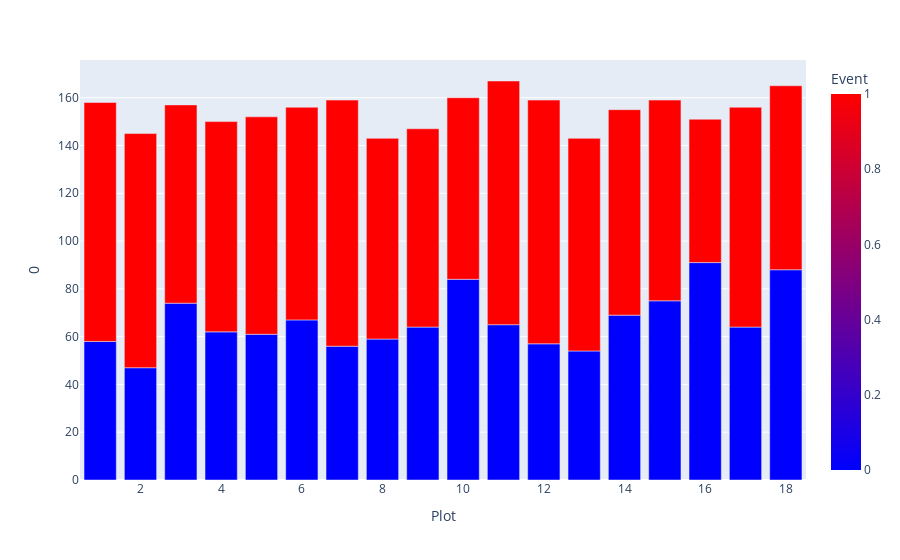
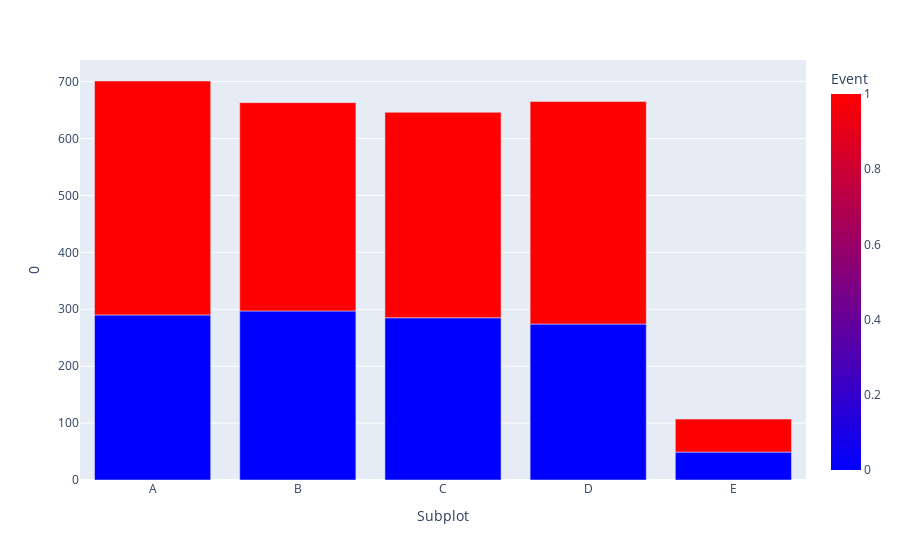
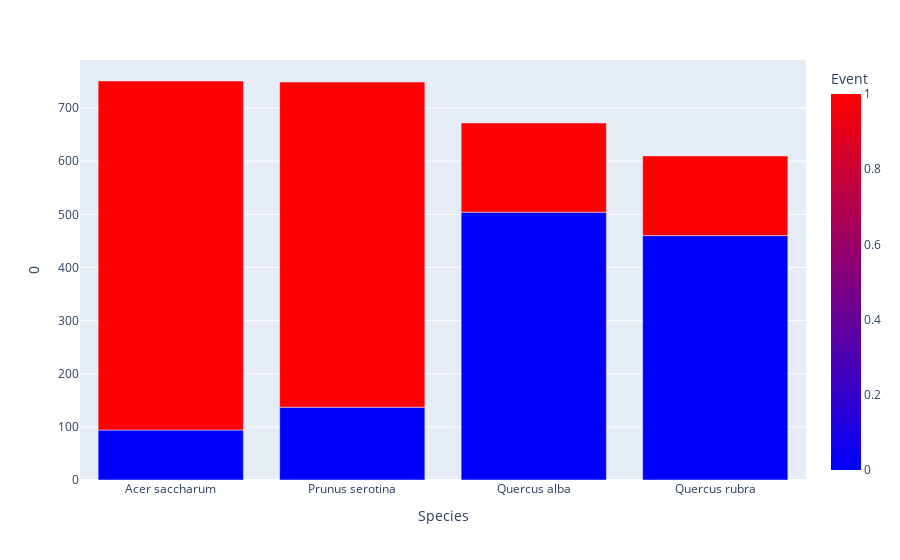
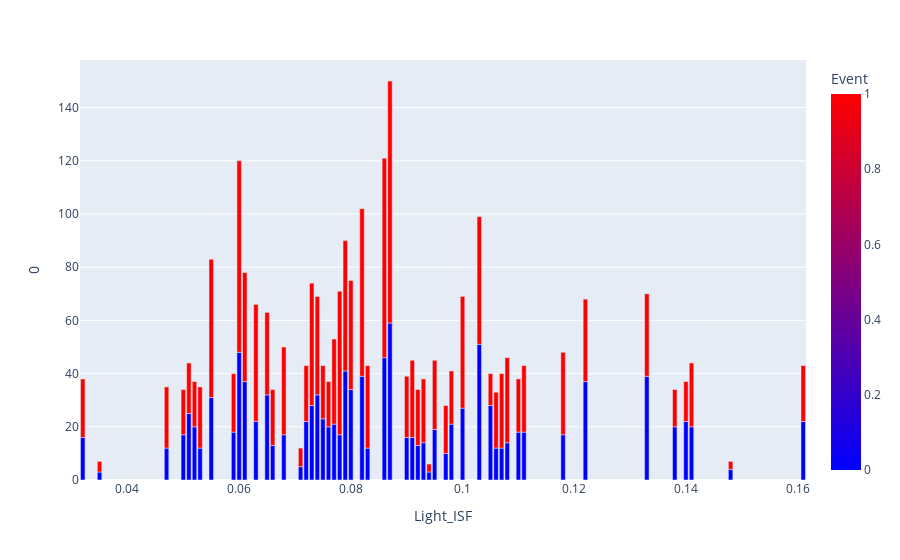

These figures' notebook cell, in order:
### Code cell
for column in ['Plot', 'Subplot', 'Species', 'Light_ISF', 'Light_Cat', 'Core', 'Soil',
       'Adult', 'Sterile', 'Conspecific', 'Myco', 'SoilMyco', 'PlantDate', 
               'Census', 'Time', ]:
    bar(data_frame=df[[column, 'Event']].groupby(by=[column, 'Event']).size().reset_index(), x=column, y=0, color='Event',
     color_continuous_scale='bluered').show()

### Figure 1 — Plotly figure (JSON) as saved in the notebook; plotly's stock layout.template omitted (floating-point values rounded to 4 significant figures)
{"data": [{"alignmentgroup": "True", "hovertemplate": "Plot=%{x}<br>0=%{y}<br>Event=%{marker.color}<extra></extra>", "legendgroup": "", "marker": {"color": [0, 1, 0, 1, 0, 1, 0, 1, 0, 1, 0, 1, 0, 1, 0, 1, 0, 1, 0, 1, 0, 1, 0, 1, 0, 1, 0, 1, 0, 1, 0, 1, 0, 1, 0, 1], "coloraxis": "coloraxis", "pattern": {"shape": ""}}, "name": "", "offsetgroup": "", "orientation": "v", "showlegend": false, "textposition": "auto", "type": "bar", "x": [1, 1, 2, 2, 3, 3, 4, 4, 5, 5, 6, 6, 7, 7, 8, 8, 9, 9, 10, 10, 11, 11, 12, 12, 13, 13, 14, 14, 15, 15, 16, 16, 17, 17, 18, 18], "xaxis": "x", "y": [58, 100, 47, 98, 74, 83, 62, 88, 61, 91, 67, 89, 56, 103, 59, 84, 64, 83, 84, 76, 65, 102, 57, 102, 54, 89, 69, 86, 75, 84, 91, 60, 64, 92, 88, 77], "yaxis": "y"}], "layout": {"barmode": "relative", "coloraxis": {"colorbar": {"title": {"text": "Event"}}, "colorscale": [[0, "rgb(0,0,255)"], [1, "rgb(255,0,0)"]]}, "legend": {"tracegroupgap": 0}, "margin": {"t": 60}, "xaxis": {"anchor": "y", "domain": [0, 1], "title": {"text": "Plot"}}, "yaxis": {"anchor": "x", "domain": [0, 1], "title": {"text": "0"}}}}

### Figure 2 — Plotly figure (JSON) as saved in the notebook; plotly's stock layout.template omitted (floating-point values rounded to 4 significant figures)
{"data": [{"alignmentgroup": "True", "hovertemplate": "Subplot=%{x}<br>0=%{y}<br>Event=%{marker.color}<extra></extra>", "legendgroup": "", "marker": {"color": [0, 1, 0, 1, 0, 1, 0, 1, 0, 1], "coloraxis": "coloraxis", "pattern": {"shape": ""}}, "name": "", "offsetgroup": "", "orientation": "v", "showlegend": false, "textposition": "auto", "type": "bar", "x": ["A", "A", "B", "B", "C", "C", "D", "D", "E", "E"], "xaxis": "x", "y": [290, 411, 297, 366, 285, 361, 274, 391, 49, 58], "yaxis": "y"}], "layout": {"barmode": "relative", "coloraxis": {"colorbar": {"title": {"text": "Event"}}, "colorscale": [[0, "rgb(0,0,255)"], [1, "rgb(255,0,0)"]]}, "legend": {"tracegroupgap": 0}, "margin": {"t": 60}, "xaxis": {"anchor": "y", "domain": [0, 1], "title": {"text": "Subplot"}}, "yaxis": {"anchor": "x", "domain": [0, 1], "title": {"text": "0"}}}}

### Figure 3 — Plotly figure (JSON) as saved in the notebook; plotly's stock layout.template omitted (floating-point values rounded to 4 significant figures)
{"data": [{"alignmentgroup": "True", "hovertemplate": "Species=%{x}<br>0=%{y}<br>Event=%{marker.color}<extra></extra>", "legendgroup": "", "marker": {"color": [0, 1, 0, 1, 0, 1, 0, 1], "coloraxis": "coloraxis", "pattern": {"shape": ""}}, "name": "", "offsetgroup": "", "orientation": "v", "showlegend": false, "textposition": "auto", "type": "bar", "x": ["Acer saccharum", "Acer saccharum", "Prunus serotina", "Prunus serotina", "Quercus alba", "Quercus alba", "Quercus rubra", "Quercus rubra"], "xaxis": "x", "y": [94, 657, 137, 612, 504, 168, 460, 150], "yaxis": "y"}], "layout": {"barmode": "relative", "coloraxis": {"colorbar": {"title": {"text": "Event"}}, "colorscale": [[0, "rgb(0,0,255)"], [1, "rgb(255,0,0)"]]}, "legend": {"tracegroupgap": 0}, "margin": {"t": 60}, "xaxis": {"anchor": "y", "domain": [0, 1], "title": {"text": "Species"}}, "yaxis": {"anchor": "x", "domain": [0, 1], "title": {"text": "0"}}}}

### Figure 4 — Plotly figure (JSON) as saved in the notebook; plotly's stock layout.template omitted (floating-point values rounded to 4 significant figures)
{"data": [{"alignmentgroup": "True", "hovertemplate": "Light_ISF=%{x}<br>0=%{y}<br>Event=%{marker.color}<extra></extra>", "legendgroup": "", "marker": {"color": [0, 1, 0, 1, 0, 1, 0, 1, 0, 1, 0, 1, 0, 1, 0, 1, 0, 1, 0, 1, 0, 1, 0, 1, 0, 1, 0, 1, 0, 1, 0, 1, 0, 1, 0, 1, 0, 1, 0, 1, 0, 1, 0, 1, 0, 1, 0, 1, 0, 1, 0, 1, 0, 1, 0, 1, 0, 1, 0, 1, 0, 1, 0, 1, 0, 1, 0, 1, 0, 1, 0, 1, 0, 1, 0, 1, 0, 1, 0, 1, 0, 1, 0, 1, 0, 1, 0, 1, 0, 1, 0, 1, 0, 1, 0, 1, 0, 1, 0, 1, 0, 1, 0, 1, 0, 1], "coloraxis": "coloraxis", "pattern": {"shape": ""}}, "name": "", "offsetgroup": "", "orientation": "v", "showlegend": false, "textposition": "auto", "type": "bar", "x": [0.032, 0.032, 0.035, 0.035, 0.047, 0.047, 0.05, 0.05, 0.051, 0.051, 0.052, 0.052, 0.053, 0.053, 0.055, 0.055, 0.059, 0.059, 0.06, 0.06, 0.061, 0.061, 0.063, 0.063, 0.065, 0.065, 0.066, 0.066, 0.068, 0.068, 0.071, 0.071, 0.072, 0.072, 0.073, 0.073, 0.074, 0.074, 0.075, 0.075, 0.076, 0.076, 0.077, 0.077, 0.078, 0.078, 0.079, 0.079, 0.08, 0.08, 0.082, 0.082, 0.083, 0.083, 0.086, 0.086, 0.087, 0.087, 0.09, 0.09, 0.091, 0.091, 0.092, 0.092, 0.093, 0.093, 0.094, 0.094, 0.095, 0.095, 0.097, 0.097, 0.098, 0.098, 0.1, 0.1, 0.103, 0.103, 0.105, 0.105, 0.106, 0.106, 0.107, 0.107, 0.108, 0.108, 0.11, 0.11, 0.111, 0.111, 0.118, 0.118, 0.122, 0.122, 0.133, 0.133, 0.138, 0.138, 0.14, 0.14, 0.141, 0.141, 0.148, 0.148, 0.161, 0.161], "xaxis": "x", "y": [16, 22, 3, 4, 12, 23, 17, 17, 25, 19, 20, 17, 12, 23, 31, 52, 18, 22, 48, 72, 37, 41, 22, 44, 32, 31, 13, 21, 17, 33, 5, 7, 22, 21, 28, 46, 32, 37, 23, 20, 20, 17, 21, 32, 17, 54, 41, 49, 34, 41, 39, 63, 12, 31, 46, 75, 59, 91, 16, 23, 16, 29, 13, 21, 14, 24, 3, 3, 19, 26, 10, 18, 21, 20, 27, 42, 51, 48, 28, 12, 12, 21, 12, 28, 14, 32, 18, 20, 18, 25, 17, 31, 37, 31, 39, 31, 20, 14, 22, 15, 20, 24, 4, 3, 22, 21], "yaxis": "y"}], "layout": {"barmode": "relative", "coloraxis": {"colorbar": {"title": {"text": "Event"}}, "colorscale": [[0, "rgb(0,0,255)"], [1, "rgb(255,0,0)"]]}, "legend": {"tracegroupgap": 0}, "margin": {"t": 60}, "xaxis": {"anchor": "y", "domain": [0, 1], "title": {"text": "Light_ISF"}}, "yaxis": {"anchor": "x", "domain": [0, 1], "title": {"text": "0"}}}}
